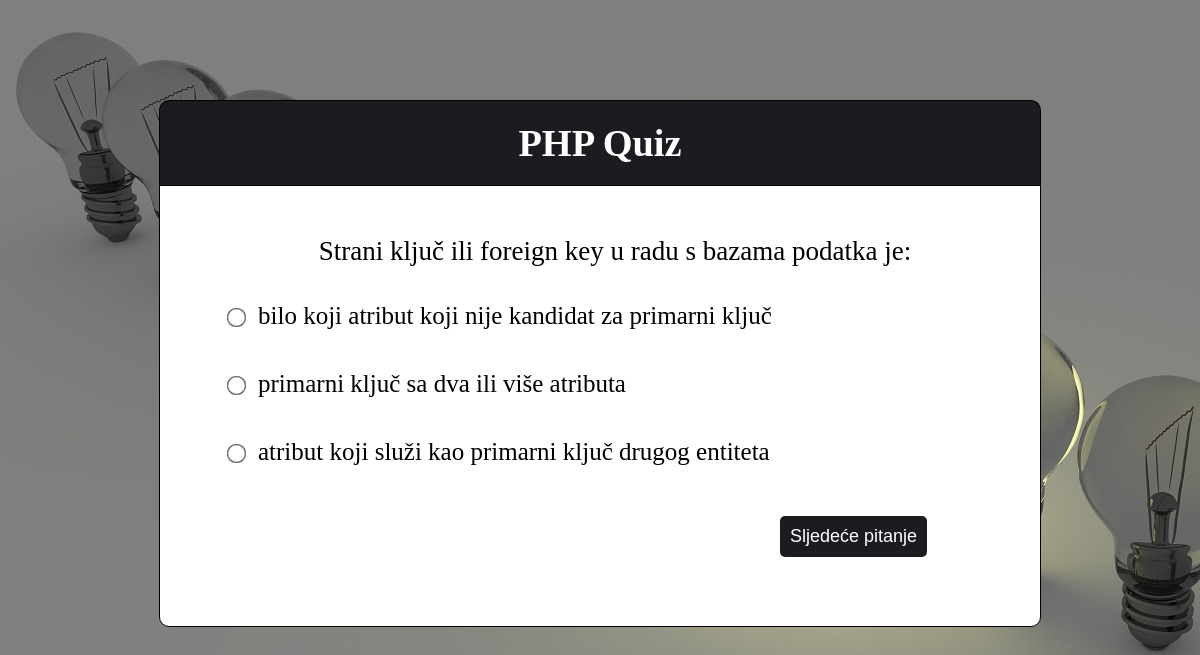
Screenshot of /start_quiz.php with the database file from the repository.
### tables this page shows
CREATE TABLE `questions` (
  `question_number` int(11) NOT NULL,
  `question_text` text NOT NULL
);

CREATE TABLE `answers` (
  `answer_id` int(11) NOT NULL,
  `question_number` int(11) NOT NULL,
  `is_correct` tinyint(1) NOT NULL DEFAULT '0',
  `answer_text` varchar(100) NOT NULL
);

### start_quiz.php (the view, shortened to what this page needs)
<?php include('functions.php') ?>
<?php
$query = "SELECT * FROM `questions` order by rand()";
$result = mysqli_query($db, $query);
$question= mysqli_fetch_assoc($result);
$rand_question_number = $question['question_number'];
$query = "SELECT * FROM `answers` WHERE question_number = $rand_question_number";
$answers = mysqli_query($db, $query);
?>
<!DOCTYPE html>
<html>
<head>
	  <link rel="stylesheet" type="text/css" href="style/style.css">
</head>
<body>
		<div class="header-quiz">
			<h1>PHP Quiz</h1>
		</div>
		<div class="content-quiz">
			<form class= "content-quiz" method="post" action="process.php">
			<p class="question">
			<?php echo $question['question_text'];?>
			</p>
				<ul class="answers">
					<?php while ($row = mysqli_fetch_assoc($answers)): ?>
						<li><input type="radio" class="answer" name="answer" value="<?php echo $row['answer_id']; ?>"><?php echo $row['answer_text']; ?></li>
					<?php endwhile; ?>
				</ul>
				<button type="submit" class="btn-next" name="register_btn"> Sljedeće pitanje</button>
			</form>
		</div>
</body>
</html>

### style/style.css (style rules this page uses)
* { margin: 0px; padding: 0px; }
body { font-size: 120%; background-image: url("../assets/idea2.jpg"); }
.header-create-user, .header-add-questions, .header-quiz, .header-final { width: 40%; margin: auto; margin-top: 100px; color: white; background: #1C1B20; border: 1px solid black; border-bottom: none; border-radius: 10px 10px 0px 0px; padding: 20px; }
.header-quiz, .header-final h1 { text-align: center; }
.header-home, .header-create-user, .header-add-questions, .header-quiz, .header-final, .content-final h2, p { text-align: center; }
form, .content, .content-final { width: 40%; margin-left: 100px; padding: 20px; border: 1px solid black; background: white; border-radius: 0px 0px 10px 10px; }
.create-user, .form-add_questions, .content-quiz { margin: auto; }
.header-quiz { width: 70%; }
.content-quiz form { width: 70%; height: 400px; }
.btn-next { padding: 10px; text-align: center; margin-left: 600px; margin-top: 30px; font-size: 18px; color: white; background: #1C1B20; border: none; border-radius: 5px; }
.question { margin-top: 30px; margin-left: 30px; margin-bottom: 15px; font-size: 27px; text-align: center; }
input[type='radio'] { margin-right: 15px; transform: scale(1.5); }
.answers li { margin-left: 30px; text-align: justify; font-size: 25px; padding: 20px; }
ul { list-style-type: none; }

### rows the page displays
questions: question_text "Strani ključ ili foreign key u radu s bazama podatka je:"
answers: answer_text "bilo koji atribut koji nije kandidat za primarni ključ"
answers: answer_text "primarni ključ sa dva ili više atributa"
answers: answer_text "atribut koji služi kao primarni ključ drugog entiteta"
